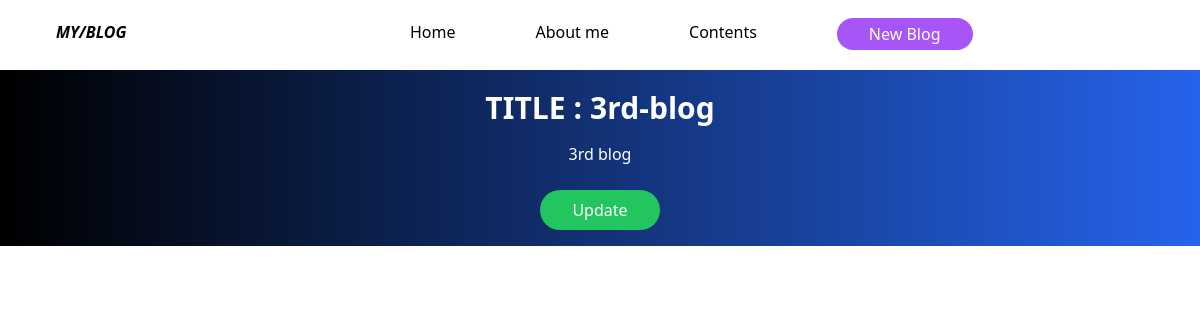
/read/3/, run on an earlier commit of the app's database.
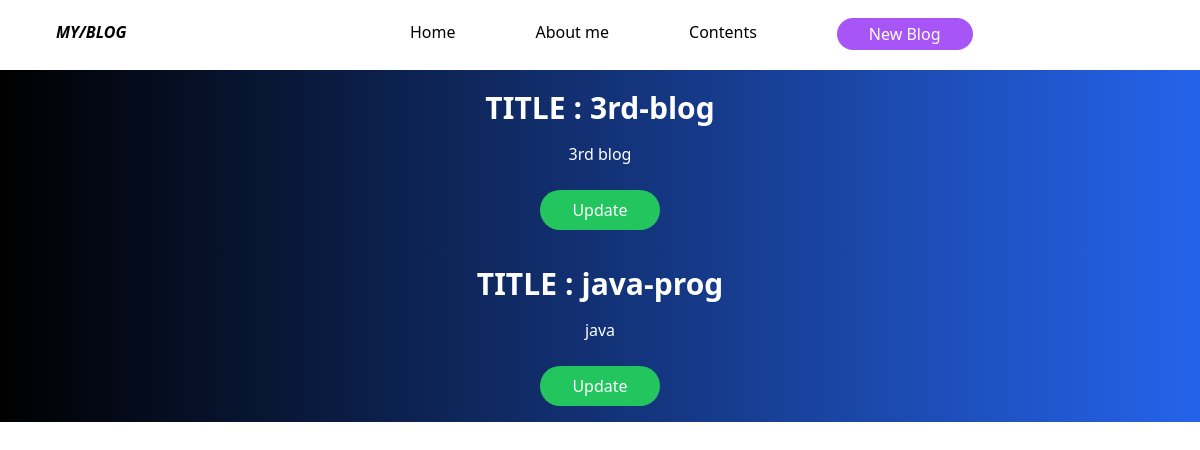
And on a later commit of the database.
### APP2/models.py (models this page shows, shortened)
class Blog(models.Model):
    title=models.CharField(max_length=30)
    catch=models.CharField(max_length=30)
    slug = models.SlugField(null=True, blank=True)
    image=models.ImageField(upload_to='media/')
    details=models.TextField()

### APP2/views.py (the view)
# urls.py: path('read/<int:pk>/',views.read,name="read"),
def read(request,pk):
    context = {"object": Blog.objects.filter(slug=pk).all()}
    return render(request, 'read.html', context)

### APP/templates/read.html (shortened to what this page needs)
{% extends 'base.html' %}
{% block main %}
<div class=" text-white bg-gradient-to-r from-black to-blue-600 w-[100%]">
  {% for item in object %}
  <div class="read-title p-1 flex justify-center items-center">
      <div class=" flex justify-between space-x-2 -ml-[13rem] md:-ml-[10rem] lg:ml-0">
        <div class="tname text-2xl font-bold font-sans mt-4 md:text-3xl md:font-bold">TITLE</div>
        <div class="tname text-2xl font-bold font-sans mt-4 md:text-3xl md:font-bold">:</div>
        <div class="title text-2xl font-bold font-sans mt-4 md:text-3xl md:font-bold">{{item.title}}</div>
      </div>
    </div>
    <div class="read-details p-2 flex justify-center mt-1">
      <p class="px-10 flex justify-center font-sans text-base font-medium"> {{item.details}} </p>
    </div>
    <div class="buttons flex justify-center">
      <button class="bg-green-500 text-white rounded-full  px-8 py-2 hover:bg-red-500 my-[1rem] ml-[2rem]">
        <a href={% url 'update' item.slug %}>Update</a>
      </button>
    </div>
    {% endfor %}
</div>
{% endblock main %}

What changed in the data, as far as the page shows it:
added Blog: title "java-prog", details "java"
